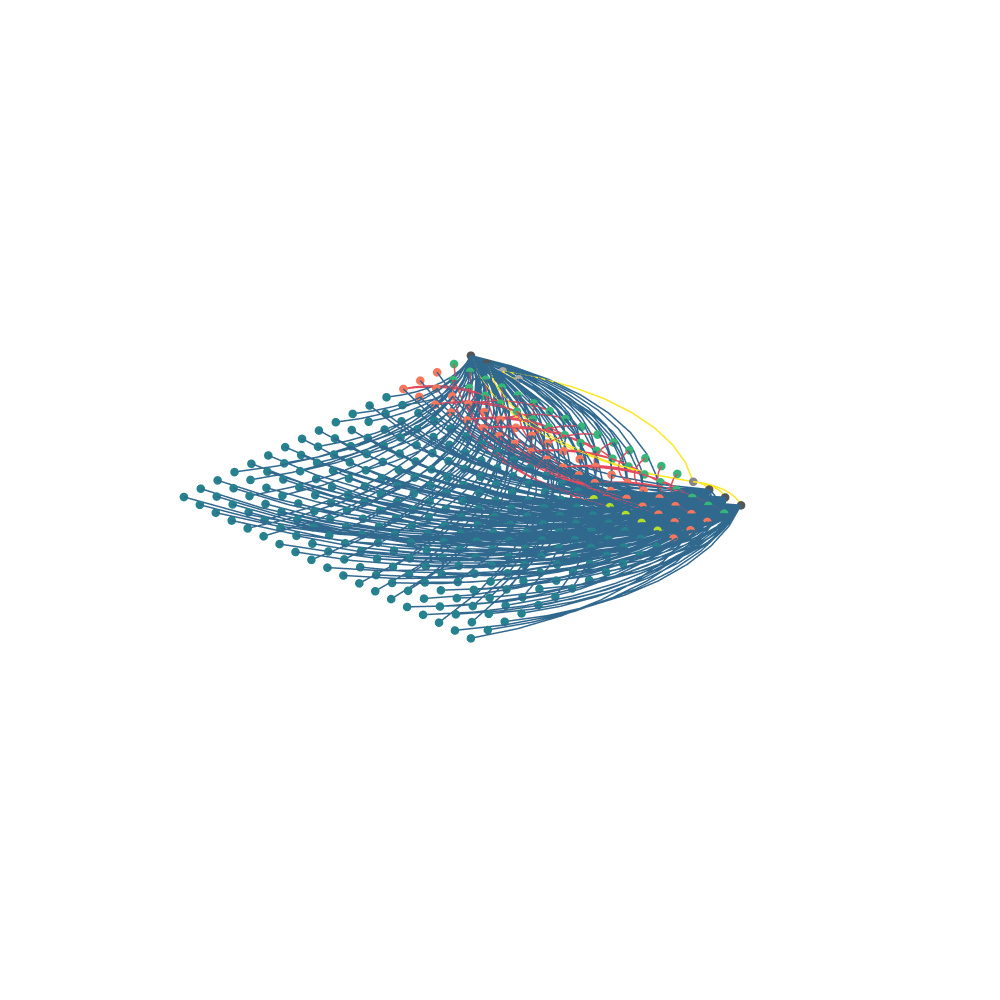

Notebook cell for this chart:
### Markdown cell above
## 8. Show the semantic graph with bounding box geometry

The 3D view shows element bounding boxes (semi-transparent) overlaid with the semantic graph.
Node colors identify element types; edge colors identify relationship types.

### Code cell
Topology.Show(
    boxes, graph,
    faceOpacity=0.1,
    sagitta=0.15,
    absolute=False,
    backgroundColor=GRAPH_BG_LIGHT,
    vertexSizeKey=GRAPH_NODE_SIZE_KEY,
    vertexColorKey=GRAPH_NODE_COLOR_KEY,
    edgeColor=GRAPH_EDGE_COLOR,
    edgeWidthKey="width",
    edgeColorKey="color",
    camera=CAM_STACK,
    center=CAM_STACK_CTR,
    up=CAM_STACK_UP,
    projection=CAM_STACK_PRJ,
    width=1000,
    height=1000,
    renderer=renderer
)

### Figure 1 — Plotly figure (JSON) as saved in the notebook; plotly's stock layout.template omitted (floating-point values rounded to 4 significant figures; data arrays with more than 128 entries replaced by an {"elided": "..."} marker saying what was removed)
{"data": [{"hoverinfo": "text", "hovertext": [], "legendgroup": "2", "legendrank": 2, "line": {"color": "#FDE725", "dash": "solid", "width": 3}, "marker": {"color": "#FDE725", "size": 0.75, "symbol": "circle"}, "mode": "markers+lines", "name": "1: Untitled Graph (Edges)", "showlegend": false, "text": [], "type": "scatter3d", "x": {"elided": "168 float values"}, "y": {"elided": "168 float values"}, "z": {"elided": "168 float values"}}, {"hoverinfo": "text", "hovertext": [], "legendgroup": "2", "legendrank": 2, "line": {"color": "#E64B5D", "dash": "solid", "width": 3}, "marker": {"color": "#E64B5D", "size": 0.75, "symbol": "circle"}, "mode": "markers+lines", "name": "1: Untitled Graph (Edges)", "showlegend": false, "text": [], "type": "scatter3d", "x": {"elided": "792 float values"}, "y": {"elided": "792 float values"}, "z": {"elided": "792 float values"}}, {"hoverinfo": "text", "hovertext": [], "legendgroup": "2", "legendrank": 2, "line": {"color": "#31688E", "dash": "solid", "width": 3}, "marker": {"color": "#31688E", "size": 0.75, "symbol": "circle"}, "mode": "markers+lines", "name": "1: Untitled Graph (Edges)", "showlegend": false, "text": [], "type": "scatter3d", "x": {"elided": "6864 float values"}, "y": {"elided": "6864 float values"}, "z": {"elided": "6864 float values"}}, {"customdata": {"elided": "327 str values"}, "hoverinfo": "text", "hovertemplate": {"elided": "327 str values"}, "hovertext": {"elided": "327 str values"}, "legendgroup": "1", "legendrank": 1, "marker": {"color": {"elided": "327 str values"}, "line": {"width": 0}, "opacity": 1, "size": {"elided": "327 int values"}, "sizemode": "diameter", "symbol": "circle"}, "mode": "markers", "name": "1: Untitled Graph (Vertices)", "showlegend": false, "text": {"elided": "327 str values"}, "textfont": {"size": 5}, "type": "scatter3d", "x": {"elided": "327 float values"}, "y": {"elided": "327 float values"}, "z": {"elided": "327 float values"}}], "layout": {"autosize": true, "height": 1000, "margin": {"b": 40, "l": 40, "r": 40, "t": 40}, "paper_bgcolor": "#FFFFFF", "plot_bgcolor": "#FFFFFF", "scene": {"aspectmode": "data", "camera": {"center": {"x": 0, "y": 0, "z": 0}, "eye": {"x": 1.5, "y": -1.5, "z": 1.2}, "projection": {"type": "orthographic"}, "up": {"x": 0, "y": 0, "z": 1}}, "xaxis": {"visible": false}, "yaxis": {"visible": false}, "zaxis": {"visible": false}}, "showlegend": true, "width": 1000, "xaxis": {"showgrid": false, "visible": false, "zeroline": false}, "yaxis": {"showgrid": false, "visible": false, "zeroline": false}}}
